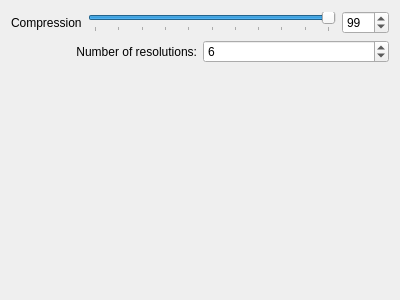
<?xml version="1.0" encoding="UTF-8"?>
<ui version="4.0">
 <class>WdgOptionsJP2</class>
 <widget class="QWidget" name="WdgOptionsJP2">
  <property name="geometry">
   <rect>
    <x>0</x>
    <y>0</y>
    <width>400</width>
    <height>300</height>
   </rect>
  </property>
  <layout class="QVBoxLayout" name="verticalLayout">
   <item>
    <layout class="QHBoxLayout" name="horizontalLayout_2">
     <item>
      <widget class="QLabel" name="label_3">
       <property name="text">
        <string>Compression</string>
       </property>
      </widget>
     </item>
     <item>
      <widget class="QSlider" name="qualityLevel">
       <property name="toolTip">
        <string>&lt;html&gt;&lt;head/&gt;&lt;body&gt;&lt;p&gt;These settings determine how much information is lost during compression. Low: small files, bad quality. High: big files, good quality.&lt;/p&gt;&lt;/body&gt;&lt;/html&gt;</string>
       </property>
       <property name="minimum">
        <number>0</number>
       </property>
       <property name="maximum">
        <number>100</number>
       </property>
       <property name="singleStep">
        <number>10</number>
       </property>
       <property name="pageStep">
        <number>1</number>
       </property>
       <property name="value">
        <number>100</number>
       </property>
       <property name="orientation">
        <enum>Qt::Horizontal</enum>
       </property>
       <property name="tickPosition">
        <enum>QSlider::TicksBelow</enum>
       </property>
       <property name="tickInterval">
        <number>10</number>
       </property>
      </widget>
     </item>
     <item>
      <widget class="QSpinBox" name="intQuality">
       <property name="value">
        <number>100</number>
       </property>
       <property name="minimum">
        <number>0</number>
       </property>
       <property name="maximum">
        <number>100</number>
       </property>
      </widget>
     </item>
    </layout>
   </item>
   <item>
    <layout class="QHBoxLayout" name="horizontalLayout">
     <item>
      <widget class="QLabel" name="label">
       <property name="text">
        <string>Number of resolutions:</string>
       </property>
       <property name="alignment">
        <set>Qt::AlignRight|Qt::AlignTrailing|Qt::AlignVCenter</set>
       </property>
      </widget>
     </item>
     <item>
      <widget class="QSpinBox" name="numberResolutions">
       <property name="minimum">
        <number>1</number>
       </property>
       <property name="maximum">
        <number>20</number>
       </property>
       <property name="value">
        <number>6</number>
       </property>
      </widget>
     </item>
    </layout>
   </item>
   <item>
    <spacer name="verticalSpacer">
     <property name="orientation">
      <enum>Qt::Vertical</enum>
     </property>
     <property name="sizeHint" stdset="0">
      <size>
       <width>20</width>
       <height>40</height>
      </size>
     </property>
    </spacer>
   </item>
  </layout>
 </widget>
 <resources/>
 <connections>
  <connection>
   <sender>qualityLevel</sender>
   <signal>valueChanged(int)</signal>
   <receiver>intQuality</receiver>
   <slot>setValue(int)</slot>
   <hints>
    <hint type="sourcelabel">
     <x>322</x>
     <y>22</y>
    </hint>
    <hint type="destinationlabel">
     <x>367</x>
     <y>19</y>
    </hint>
   </hints>
  </connection>
  <connection>
   <sender>intQuality</sender>
   <signal>valueChanged(int)</signal>
   <receiver>qualityLevel</receiver>
   <slot>setValue(int)</slot>
   <hints>
    <hint type="sourcelabel">
     <x>373</x>
     <y>21</y>
    </hint>
    <hint type="destinationlabel">
     <x>328</x>
     <y>18</y>
    </hint>
   </hints>
  </connection>
 </connections>
</ui>
